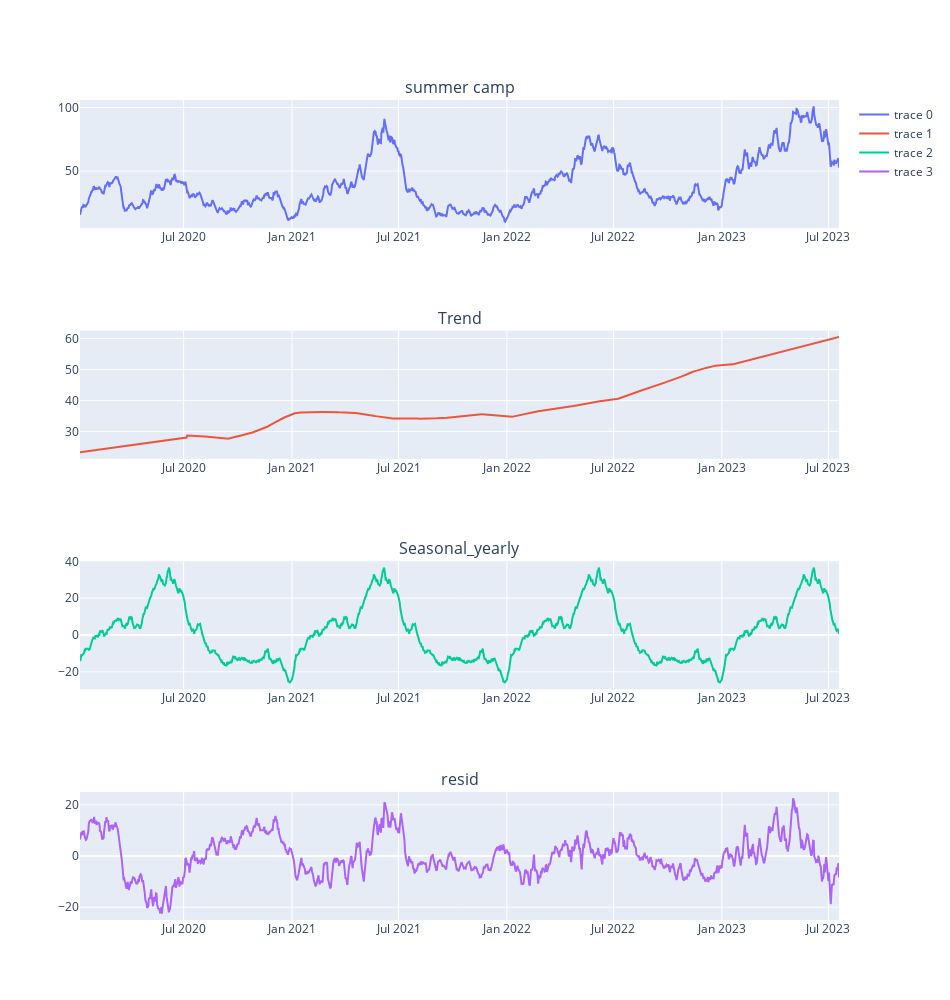

Notebook code cell kept with this figure:
### Code cell
fig=make_subplots(rows=4, cols=1,
                subplot_titles=("summer camp", "Trend", "Seasonal_yearly","resid"))
fig.add_trace(
    go.Scatter(x=season.index,y=season.obs),row=1,col=1
    
)
fig.add_trace(
    go.Scatter(x=season.index,y=season.trend),row=2,col=1
)
fig.add_trace(
    go.Scatter(x=season.index,y=season.seasonal),row=3,col=1
    
)
fig.add_trace(
    go.Scatter(x=season.index,y=season.resid),row=4,col=1
    
)


fig.update_layout(height=1000, width=950)

### Figure 1 — Plotly figure (JSON) as saved in the notebook; plotly's stock layout.template omitted (floating-point values rounded to 4 significant figures; data arrays with more than 128 entries replaced by an {"elided": "..."} marker saying what was removed)
{"data": [{"type": "scatter", "x": {"elided": "1290 str values"}, "xaxis": "x", "y": {"elided": "1290 float values"}, "yaxis": "y"}, {"type": "scatter", "x": {"elided": "1290 str values"}, "xaxis": "x2", "y": {"elided": "1290 float values"}, "yaxis": "y2"}, {"type": "scatter", "x": {"elided": "1290 str values"}, "xaxis": "x3", "y": {"elided": "1290 float values"}, "yaxis": "y3"}, {"type": "scatter", "x": {"elided": "1290 str values"}, "xaxis": "x4", "y": {"elided": "1290 float values"}, "yaxis": "y4"}], "layout": {"annotations": [{"font": {"size": 16}, "showarrow": false, "text": "summer camp", "x": 0.5, "xanchor": "center", "xref": "paper", "y": 1, "yanchor": "bottom", "yref": "paper"}, {"font": {"size": 16}, "showarrow": false, "text": "Trend", "x": 0.5, "xanchor": "center", "xref": "paper", "y": 0.7188, "yanchor": "bottom", "yref": "paper"}, {"font": {"size": 16}, "showarrow": false, "text": "Seasonal_yearly", "x": 0.5, "xanchor": "center", "xref": "paper", "y": 0.4375, "yanchor": "bottom", "yref": "paper"}, {"font": {"size": 16}, "showarrow": false, "text": "resid", "x": 0.5, "xanchor": "center", "xref": "paper", "y": 0.1562, "yanchor": "bottom", "yref": "paper"}], "height": 1000, "width": 950, "xaxis": {"anchor": "y", "domain": [0, 1]}, "xaxis2": {"anchor": "y2", "domain": [0, 1]}, "xaxis3": {"anchor": "y3", "domain": [0, 1]}, "xaxis4": {"anchor": "y4", "domain": [0, 1]}, "yaxis": {"anchor": "x", "domain": [0.8438, 1]}, "yaxis2": {"anchor": "x2", "domain": [0.5625, 0.7188]}, "yaxis3": {"anchor": "x3", "domain": [0.2812, 0.4375]}, "yaxis4": {"anchor": "x4", "domain": [0, 0.1562]}}}
